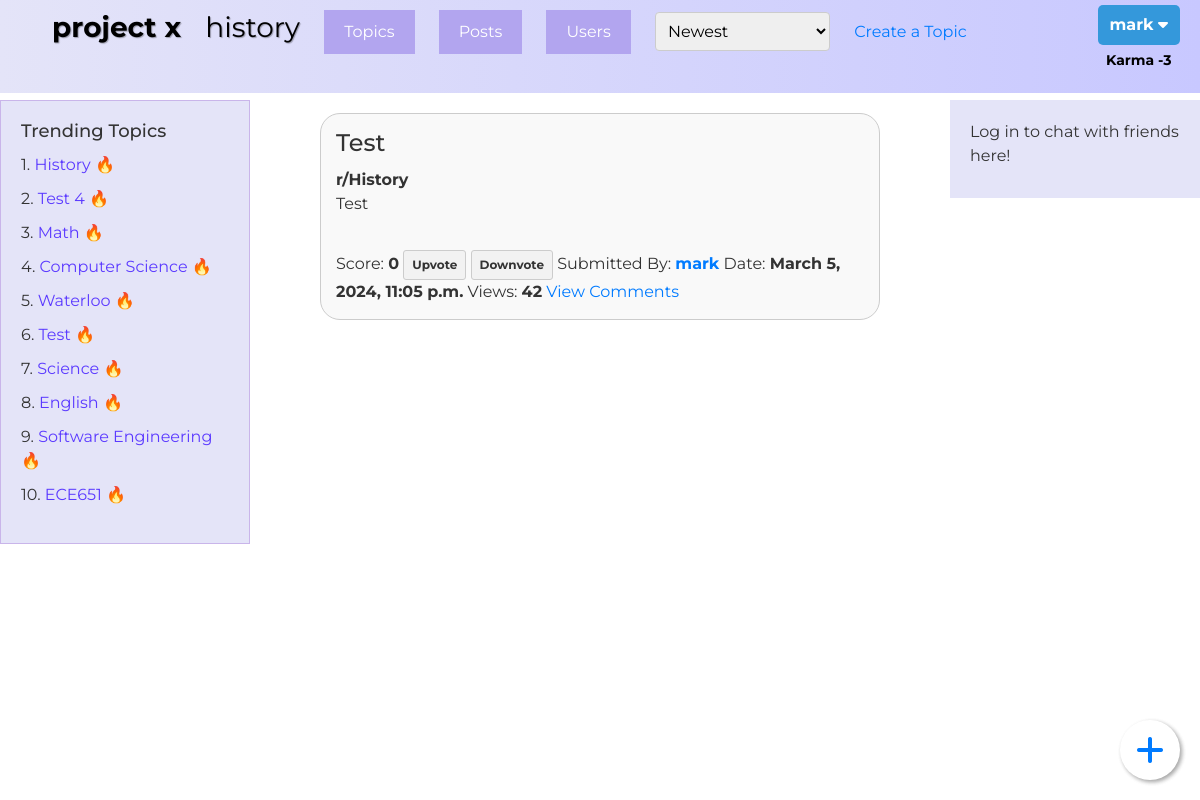
/topic/18/ (signed in), run on an earlier commit of the app's database.
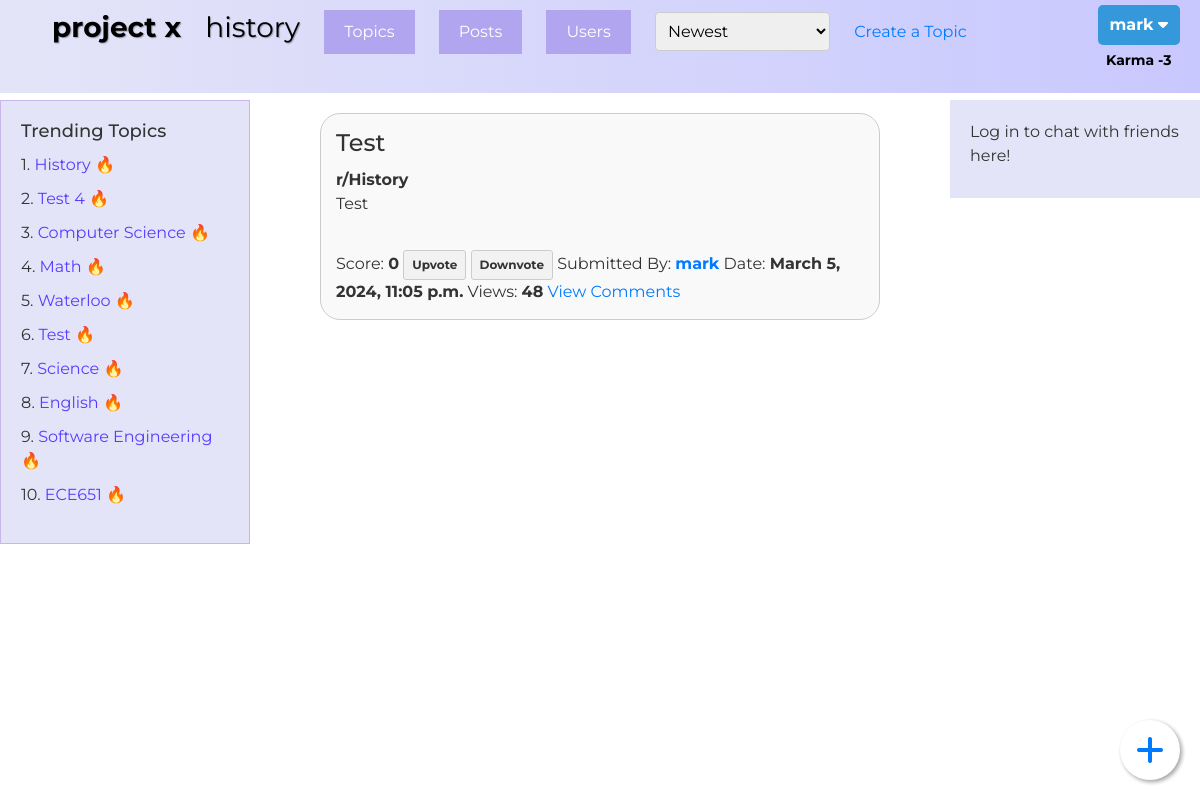
And on a later commit of the database.
### QuestionHub/models.py (models this page shows, shortened)
class Topic(models.Model):
    id = models.AutoField(primary_key=True, editable=False)
    name = models.CharField(max_length=255)

class UserProfile(models.Model):
    id = models.AutoField(primary_key=True, editable=False)
    user = models.OneToOneField(User, on_delete=models.CASCADE)
    bio = models.TextField(default="")
    pic = models.ImageField(upload_to="img", blank=True, null=True)
    friends = models.ManyToManyField(User, related_name='my_friends', blank=True)
    friend_requests = models.ManyToManyField(User, related_name='pending_friend_requests', blank=True) #people who tried to add me
    num_posts = models.IntegerField(default=0)
    num_comments = models.IntegerField(default=0)
    karma = models.IntegerField(default=0)
    total_views = models.IntegerField(default=0)

class Post(models.Model):
    author = models.ForeignKey(User, null=False, on_delete=models.CASCADE)
    topic = models.ForeignKey(Topic, null=True, on_delete=models.CASCADE)
    title = models.CharField(max_length=255, null=False)
    body = models.TextField(null=False)
    timestamp = models.DateTimeField(auto_now_add=True)
    score = models.IntegerField(default=0)
    num_views = models.IntegerField(default=0)

### QuestionHub/views.py (the view)
# urls.py: path('topic/<int:id>/', views.topic_detail, name='topic_detail'),
def topic_detail(request, id):
    topic = Topic.objects.get(id=id)
    trending_topics = Topic.objects.annotate(total_views=Sum('post__num_views')).order_by('-total_views')[:10]
    filtered_posts = Post.objects.all() if not topic else Post.objects.filter(topic_id=id)
    ordering = request.GET.get('ordering', '-timestamp')
    current_user = request.user
    if ordering == 'num_views':
        filtered_posts = Post.objects.all().order_by('-num_views') if not topic else Post.objects.filter(topic_id=id).order_by('-num_views')
    elif ordering == 'most_upvoted':
        filtered_posts = Post.objects.all().order_by('-score') if not topic else Post.objects.filter(topic_id=id).order_by('-score')
    elif ordering == 'most_downvoted':
        filtered_posts = Post.objects.all().order_by('score') if not topic else Post.objects.filter(topic_id=id).order_by('score')
    else:
        filtered_posts = Post.objects.all().order_by('-timestamp') if not topic else Post.objects.filter(topic_id=id).order_by('-timestamp')
    topics = Topic.objects.all()
    users = User.objects.all()
    user_votes = []
    post_vote_list = []
    if request.user.is_authenticated:
        user_votes = Vote.objects.filter(user=request.user)
        for vote in user_votes:
          post_vote_list.append(vote.post)
    context = {
        'current_ordering': ordering,
        'filtered_posts': filtered_posts,
        'topics': topics,
        'current_page' : 'topic_detail',
        'topic' : topic,
        'users' : users,
        'trending_topics': trending_topics,
        'all_posts' : filtered_posts,
        'current_user': current_user
    }
    if user_votes:
        context['user_votes'] = user_votes
    if post_vote_list:
        context['post_vote_list'] = post_vote_list
    return render(request, 'topic_detail.html', context)

### QuestionHub/templates/topic_detail.html (shortened to what this page needs)
{% extends './base.html' %}
{% block post %}
<div id="filteredPosts">
    {% for post in filtered_posts %}
    <div class="post-container">
        <div class="post-list-item">
            <h1 class="post-list-title">
                {{ post.title }}
            </h1>
            <b>r/{{ post.topic.name }}</b>
            <p>{{ post.body }}</p>
            <br>
            Score: <b>{{ post.score }}</b>
            {% if not post in post_vote_list %}
            <a href="{% url 'upvote_post' post.id 'U' %}" class="vote-btn upvote-btn">Upvote</a>
            <a href="{% url 'upvote_post' post.id 'D' %}" class="vote-btn downvote-btn">Downvote</a>
        {%endif%}
            Submitted By: <a href="{% url 'user_profile' post.author.id %}"><b>{{ post.author.username }}</b></a>
            Date: <b>{{ post.timestamp }}</b>
            Views: <b>{{post.num_views}}</b>
            <a href="{% url 'post_detail' post.id %}">View Comments</a>
        </div>
    </div>
    {% endfor %}
</div>
{%endblock%}

### QuestionHub/templates/base.html (shortened to what this page needs)
<!DOCTYPE html>
<html lang="en">
    <head>
        {% load bootstrap5 %}
            {% bootstrap_css %}
    </head>
<body>
    {% include 'navbar.html' %}
    {% include 'create_post_button.html'%}
    {% include 'sidebar.html'%}
    {% include 'user_sidebar.html'%}
    {% block post %}
    {% endblock %}
</body>
</html>

### QuestionHub/templates/navbar.html (shortened to what this page needs)
<nav class="navbar">
    <div class="main-menu">
        <ul>
            <li>
                <a class = "project-x-btn" href="{% url 'home' %}"><b>project x</b></a>
            </li>
            {% if current_page == 'topic_detail' %}
            <li class="current-topic">
                <span>{{ topic.name }}</span>
            </li>
            {% endif %}
            <li>
                {% include 'topic_selection.html' %}
            </li>
            <li>
                {% include 'post_selection.html' %}
            </li>
            <li>
                {% include 'user_selection.html' %}
            </li>
            <li>
                {%include 'ordering.html' %}
            </li>
            {% if current_user.is_authenticated %}
            <li>
                <a href="{% url 'create_topic' %}">Create a Topic</a>
            </li>
            {% endif %}
        </ul>
    </div>
    <div class="user-menu">
        <ul>
            {% if current_user.is_authenticated %}
            <li class="user-dropdown">
                <button class="username-btn">{{ current_user.username }} <i class="fas fa-caret-down"></i></button>
                <span class="karma">Karma {{ current_user.userprofile.karma }}</span>
            </li>
            {% endif %}
        </ul>
    </div>
</nav>

### QuestionHub/templates/topic_selection.html (shortened to what this page needs)
<div class="dropdown">
    <button onclick="ToggleTopicDropdown()" class="dropbtn">Topics</button>
  </div>

### QuestionHub/templates/post_selection.html (shortened to what this page needs)
<div class="dropdown">
    <button onclick="togglePostDropdown()" class="dropbtn">Posts</button>
</div>

### QuestionHub/templates/user_selection.html (shortened to what this page needs)
<div class="dropdown">
    <button onclick="toggleUserDropdown()" class="dropbtn">Users</button>
</div>

### QuestionHub/templates/ordering.html (shortened to what this page needs)
<nav class = "ordering">
<div id="orderingOptions">
    <form method="GET">
        <select name="ordering" onchange="this.form.submit()">
            <option value="-timestamp" {% if current_ordering == '-timestamp' %}selected{% endif %}>Newest</option>
        </select>
    </form>
</div>
</nav>

### QuestionHub/templates/create_post_button.html (shortened to what this page needs)
{% if current_user.is_authenticated %}
<span class="create-post-button">
    <a href="{% url 'create_post' %}">
        <i class="fa-solid fa-plus"></i>
    </a>
</span>
{% endif %}

### QuestionHub/templates/sidebar.html
{% if not current_page == 'user_profile' and not current_page == 'my_profile' %}
<div class="sidebar">
    <h2>Trending Topics</h2>
    <ul>
        {% for topic in trending_topics %}
            <li>{{ forloop.counter }}. <a href="{% url 'topic_detail' topic.id %}">{{ topic.name }} 🔥</a></li>
        {% endfor %}
    </ul>
</div>
{%endif%}

### QuestionHub/templates/user_sidebar.html
{% if current_page == 'post' or current_page == 'topic_detail' %}
<div class="user-sidebar">
    {% if is_authenticated %}
    <h2>Friends</h2>
    <ul>
        {% for friend in friends %}
            <li> <a href="{% url 'chat_detail' friend.id %}">{{ friend.username }}</a>  <span class="msg"></span></p>
            </li>
        {% endfor %}
    </ul>
    {% else %}
    <p>Log in to chat with friends here!</p>
    {% endif %}
</div>
{%endif%}

### QuestionHub/templates/base.html (style rules this page uses)
body { font-family: 'Montserrat', sans-serif; font-size: 16px; line-height: 1.5; color: #333; }
h1, h2, h3, h4, h5, h6 { margin-top: 0; margin-bottom: 10px; }
p { margin-bottom: 10px; word-wrap: break-word; }
a { color: #007bff; text-decoration: none; }
button { border: none; }
.post-container { display: flex; justify-content: center; }
.post-list-item { border: 1px solid #ccc; padding: 15px; margin-top: 20px; background-color: #f9f9f9; border-radius: 20px; width: calc(100% / 2 - 40px); max-width: 1000px; }
.post-list-title { font-size: 24px; margin-bottom: 10px; color: #333; }
.navbar { background: rgb(2,0,36); background: linear-gradient(90deg, rgba(2,0,36,1) 0%, rgba(228,228,248,1) 0%, rgba(200,200,255,1) 100%); padding: 5px 20px; display: flex; justify-content: space-between; align-items: center; }
.project-x-btn { color: #000; font-size: 28px; font-family: 'Montserrat', sans-serif; text-decoration: none; text-shadow: 1px 1px 1px rgba(0, 0, 0, 0.3); }
.main-menu, .user-menu { display: inline-block; margin: 0; padding: 0; list-style: none; }
.main-menu li, .user-menu li { display: inline-block; margin-right: 20px; }
.main-menu li:last-child, .user-menu li:last-child { margin-right: 0; }
.current-topic { color: #000; font-size: 28px; font-family: 'Montserrat', sans-serif; text-decoration: none; text-shadow: 1px 1px 1px rgba(0, 0, 0, 0.3); text-transform: lowercase; }
.vote-btn { display: inline-block; padding: 5px 8px; border: 1px solid #ccc; border-radius: 3px; text-decoration: none; color: #333; font-weight: bold; transition: background-color 0.3s ease; font-size: 12px; }
.upvote-btn { background-color: #f2f2f2; }
.downvote-btn { background-color: #f2f2f2; }
.sidebar { width: 250px; padding: 20px; background-color: #E4E4F8; border: 1px solid #c9b5ea; position: absolute; top: 100px; left: 0; }
.sidebar h2 { font-size: 18px; margin-bottom: 10px; }
.sidebar ul { list-style-type: none; padding: 0; }
.sidebar ul li { margin-bottom: 10px; }
.sidebar ul li a { text-decoration: none; color: #5b3aff; }
.user-sidebar { width: 250px; padding: 20px; background-color: #E4E4F8; position: absolute; top: 100px; right: 0; }
.dropbtn { padding: 10px 20px; font-size: 16px; background-color: #b2a5ef; color: white; border: none; cursor: pointer; transition: background-color 0.3s; }
.dropdown { position: relative; display: inline-block; }
.ordering { margin-bottom: 20px; }
.ordering select { padding: 8px; font-size: 16px; border: 1px solid #ccc; border-radius: 4px; cursor: pointer; outline: none; }
.ordering select option:checked { background-color: #007bff; color: white; }
.username-btn { background-color: #3498db; color: #fff; padding: 8px 12px; border: none; border-radius: 5px; cursor: pointer; font-weight: bold; }
.karma { font-size: 14px; font-weight: bold; color: #000; text-align: center; display: block; margin-top: 5px; }
.create-post-button a { position: fixed; bottom: 20px; right: 20px; width: 60px; height: 60px; border-radius: 50%; display: flex; justify-content: center; align-items: center; font-size: 32px; cursor: pointer; box-shadow: 2px 2px 4px rgba(0, 0, 0, 0.2); }
.create-post-button a i { position: fixed; bottom: 20px; right: 20px; width: 60px; height: 60px; border-radius: 50%; display: flex; justify-content: center; align-items: center; font-size: 32px; cursor: pointer; box-shadow: 2px 2px 4px rgba(0, 0, 0, 0.2); opacity: 1; transition: opacity 0.3s ease-in-out; }

What changed in the data, as far as the page shows it:
shown differently, row unchanged: Topic "Computer Science": moves up the list
changed Post "Test": num_views "42" → "48"
